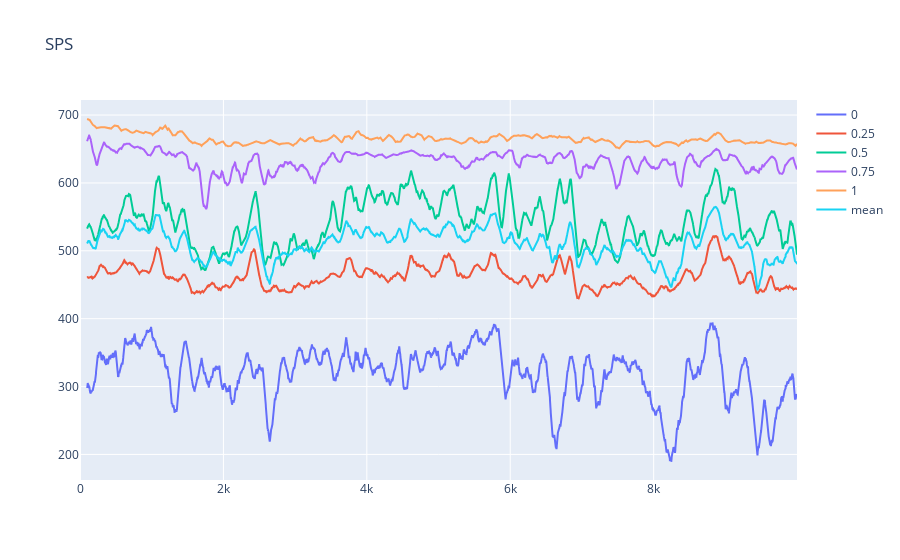

The notebook cell this image was saved under:
### Code cell
qs = [0, 0.25, 0.5, 0.75, 1]
values = np.quantile(1 / times[:, 1:], qs, axis=0)

fig = go.Figure(layout_title="SPS")
for q, v in zip(qs, values):
    fig.add_scatter(y=pd.Series(v).rolling(100).mean(), mode="lines", name=q)

fig.add_scatter(
    y=pd.Series(1 / times[:, 1:].mean(axis=0)).rolling(100).mean(),
    mode="lines",
    name="mean",
)
fig

### Figure 1 — Plotly figure (JSON) as saved in the notebook; plotly's stock layout.template omitted (floating-point values rounded to 4 significant figures; data arrays with more than 128 entries replaced by an {"elided": "..."} marker saying what was removed)
{"data": [{"mode": "lines", "name": "0", "type": "scatter", "y": {"elided": "10000 float values"}}, {"mode": "lines", "name": "0.25", "type": "scatter", "y": {"elided": "10000 float values"}}, {"mode": "lines", "name": "0.5", "type": "scatter", "y": {"elided": "10000 float values"}}, {"mode": "lines", "name": "0.75", "type": "scatter", "y": {"elided": "10000 float values"}}, {"mode": "lines", "name": "1", "type": "scatter", "y": {"elided": "10000 float values"}}, {"mode": "lines", "name": "mean", "type": "scatter", "y": {"elided": "10000 float values"}}], "layout": {"title": {"text": "SPS"}}}
